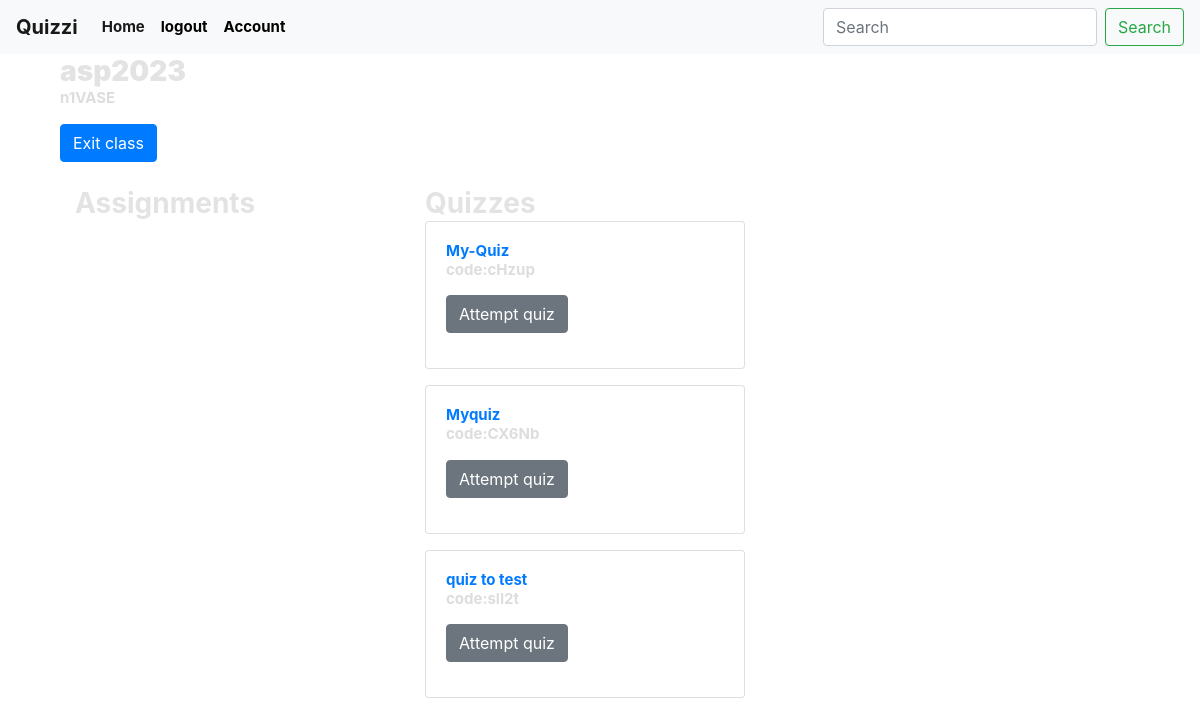
The page /_class/1 (signed in) on the database as committed earlier.
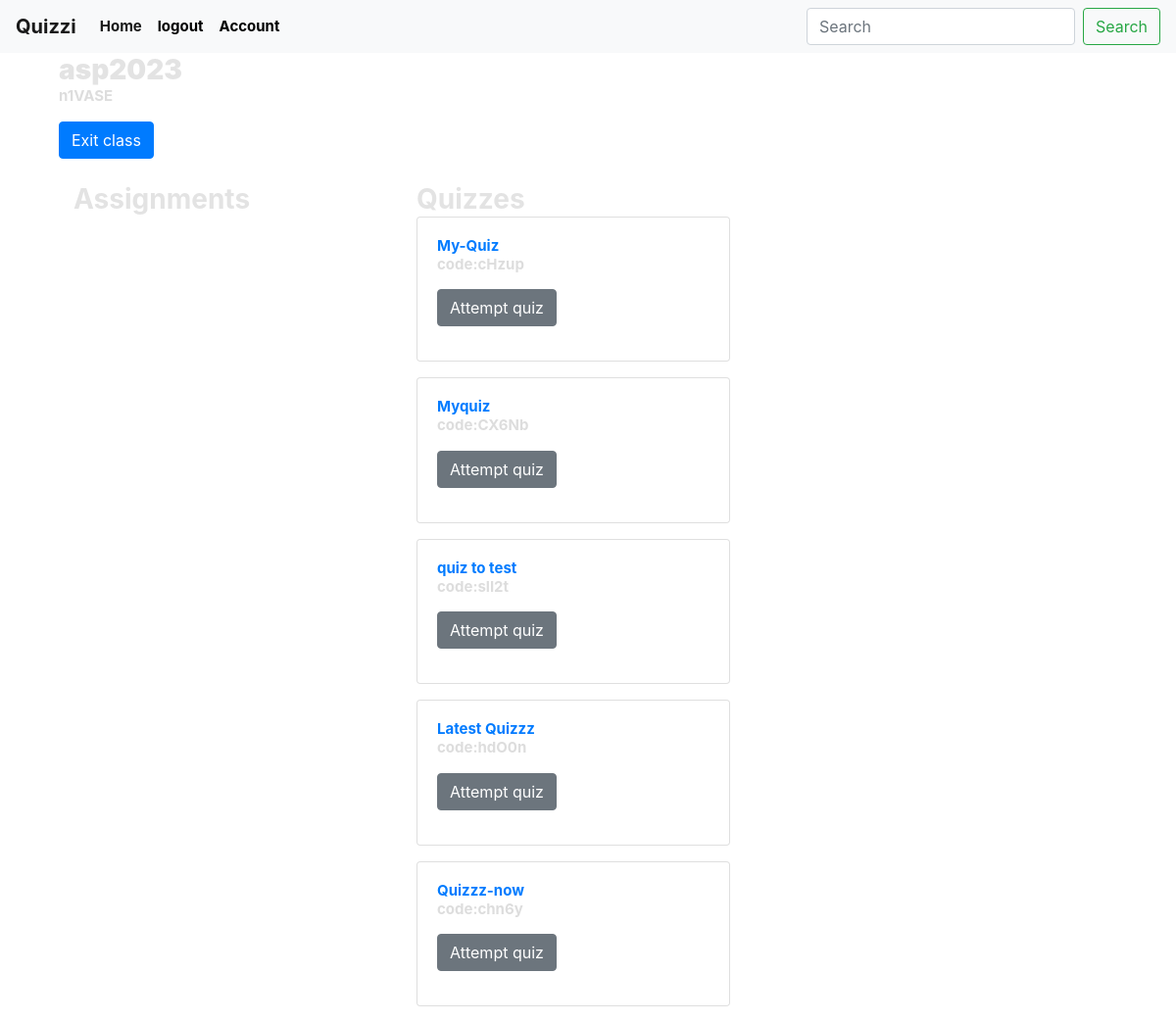
The same page on the database as committed later.
### quiz/models.py (models this page shows, shortened)
class Quiz(db.Model):
    id = db.Column(db.Integer, primary_key=True)
    class_id = db.Column(db.Integer, db.ForeignKey('class.id'))
    quiz_code = db.Column(db.String(5), nullable=False)
    title = db.Column(db.String(100), nullable=False)
    timer = db.Column(db.Integer)  # Default timer in seconds
    questions = db.relationship('Question', backref='quiz', lazy=True)
    options = db.relationship('Option',backref='quiz', lazy=True)

### quiz/routes.py (the view)
@app.route('/_class/<int:classid>')
def class_info(classid):
    classinfo = Class.query.get_or_404(classid)
    user = User.query.filter_by(username=classinfo.username).first()
    assignments = Assignment.query.filter_by(class_id=classinfo.id).all()
    userassigns = user.assignments
    quizzes = classinfo.quizzes
    users_quizzes = get_users_with_assigned_quiz(classid)
    if classinfo:
        return render_template('classinfo.html',classinfo=classinfo, current_user=current_user, assignments=assignments,userassigns=userassigns,quizzes=quizzes)

### quiz/models.py (called while the page is built)
@login_manager.user_loader
def load_user(user_id):
    return User.query.get(int(user_id))

### quiz/utils.py (called while the page is built)
def get_users_with_assigned_quiz(class_id):
    class_ = Class.query.get(class_id)
    if class_ is None:
        return []
    joined_users = class_.user.query.all()
    users_with_assigned_quiz = []
    for user in joined_users:
        assigned_quizzes = Quiz.query.filter_by(class_id=class_.id).all()
        if assigned_quizzes:
            users_with_assigned_quiz.append(user)
    return users_with_assigned_quiz

### quiz/templates/classinfo.html (shortened to what this page needs)
{% extends "layout.html" %}
{% block content %}
{% if current_user.role == 'student' %}
<div class="bg">
    <div class="container">
    <h2><b>{{ classinfo.class_name }}</b></h2>
    <p> {{ classinfo.class_code }}</p>
    <div class="dropdown">
        <form action="{{url_for('exit_class',user_id=current_user.id, class_id=classinfo.id)}}">
            <button class="btn btn-primary">Exit class</button>
        </form>
        <div class="container mt-4">
            <div class="row">
                <div class="col-md-6">
                    <h3>Assignments</h3>
                </div>
                <div class="col-md-6">
                    <h3>Quizzes</h3>
                    {% for quiz in quizzes %}
                    <div class="card mb-3">
                        <div class="card-body">
                            <a href="{{ url_for('quiz_details', quiz_id=quiz.id) }}" class="card-title">{{quiz.title}}</a>
                            <p class="card-text">code:{{quiz.quiz_code}}</p>
                            <form action="{{url_for('start_quiz',quiz_id=quiz.id)}}">
                                <button class="btn btn-secondary">Attempt quiz</button>
                            </form>
                        </div>
                    </div>
                    {% endfor %}
                </div>
            </div>
        </div>
        {% endif %}
{% endblock %}

Rows that differ between the two databases and show on the page:
added Quiz: title "Latest Quizzz", quiz_code "hdO0n"
added Quiz: title "Quizzz-now", quiz_code "chn6y"
